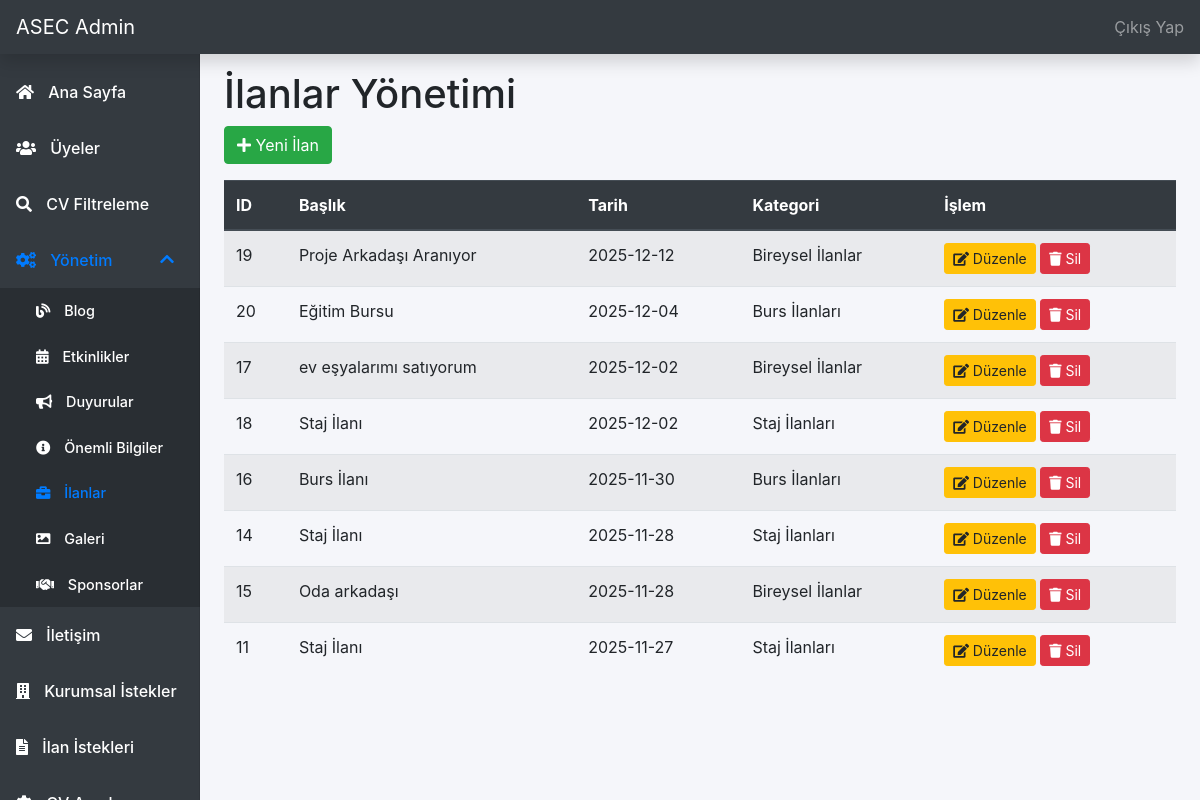
Page /admin/ilanlar-yonetim.php (signed in) on the committed database.
### tables this page shows
CREATE TABLE `ilanlar` (
  `id` int NOT NULL AUTO_INCREMENT,
  `individual_ilan_request_id` int DEFAULT NULL,
  `user_id` int DEFAULT NULL,
  `corporate_user_id` int DEFAULT NULL,
  `baslik` varchar(255) NOT NULL,
  `icerik` text,
  `tip` varchar(50) NOT NULL COMMENT 'staj, burs, bireysel',
  `sirket` varchar(255) DEFAULT NULL,
  `link` varchar(500) DEFAULT NULL,
  `tarih` date NOT NULL,
  `son_tarih` date DEFAULT NULL,
  `aktif` tinyint(1) DEFAULT '1',
  `created_at` timestamp NOT NULL DEFAULT CURRENT_TIMESTAMP,
  `updated_at` timestamp NOT NULL DEFAULT CURRENT_TIMESTAMP ON UPDATE CURRENT_TIMESTAMP,
  `lokasyon` varchar(255) DEFAULT NULL,
  `son_basvuru` date DEFAULT NULL,
  `kategori` varchar(100) NOT NULL,
  `baslik_en` varchar(255) DEFAULT NULL,
  `icerik_en` text,
  `nitelikler_en` text,
  PRIMARY KEY (`id`),
  KEY `idx_corporate_user_id` (`corporate_user_id`),
  KEY `idx_user_id` (`user_id`),
  KEY `idx_individual_ilan_request_id` (`individual_ilan_request_id`)
);

### src/admin/ilanlar-yonetim.php (the view, shortened to what this page needs)
<?php
require_once '../db.php';
$ilanlar = $pdo->query('SELECT * FROM ilanlar ORDER BY tarih DESC')->fetchAll();
?>
<?php include 'admin-header.php'; ?>
<?php include 'sidebar.php'; ?>
<main class="container-fluid">
  <div class="row">
    <div class="col-md-9 ml-sm-auto col-lg-10 px-md-4">
      <h1>İlanlar Yönetimi</h1>
      <a href="ilan-ekle.php" class="btn btn-success mb-3"><i class="fas fa-plus"></i> Yeni İlan</a>
      <table class="table table-striped admin-table">
        <thead class="thead-dark">
          <tr>
            <th>ID</th>
            <th>Başlık</th>
            <th>Tarih</th>
            <th>Kategori</th>
            <th>İşlem</th>
          </tr>
        </thead>
        <tbody>
            <?php if(empty($ilanlar)): ?>
            <tr>
                <td colspan="5" class="text-center">Henüz ilan eklenmemiş.</td>
            </tr>
            <?php else: ?>
            <?php foreach($ilanlar as $ilan): ?>
            <tr>
                <td><?= htmlspecialchars($ilan['id']) ?></td>
                <td><?= htmlspecialchars($ilan['baslik']) ?></td>
                <td><?= htmlspecialchars($ilan['tarih']) ?></td>
                <td><?= htmlspecialchars($ilan['kategori']) ?></td>
                <td>
                    <a href="ilan-duzenle.php?id=<?= $ilan['id'] ?>" class="btn btn-warning btn-sm"><i class="fas fa-edit"></i> Düzenle</a>
                    <a href="ilan-sil.php?id=<?= $ilan['id'] ?>" class="btn btn-danger btn-sm" onclick="return confirm('Silmek istediğinize emin misiniz?')"><i class="fas fa-trash"></i> Sil</a>
                </td>
            </tr>
            <?php endforeach; ?>
            <?php endif; ?>
        </tbody>
      </table>
    </div>
  </div>
</main>
</body>
</html>

### src/admin/admin-header.php (style rules this page uses)
body { background: #f5f6fa; }
.container, main { margin-left: 240px; padding-top: 70px; }

### rows in the picture
ilanlar: id "19", baslik "Proje Arkadaşı Aranıyor", tarih "2025-12-12", kategori "Bireysel İlanlar"
ilanlar: id "20", baslik "Eğitim Bursu", tarih "2025-12-04", kategori "Burs İlanları"
ilanlar: id "17", baslik "ev eşyalarımı satıyorum", tarih "2025-12-02", kategori "Bireysel İlanlar"
ilanlar: id "18", baslik "Staj İlanı", tarih "2025-12-02", kategori "Staj İlanları"
ilanlar: id "16", baslik "Burs İlanı", tarih "2025-11-30", kategori "Burs İlanları"
ilanlar: id "14", baslik "Staj İlanı", tarih "2025-11-28", kategori "Staj İlanları"
ilanlar: id "15", baslik "Oda arkadaşı", tarih "2025-11-28", kategori "Bireysel İlanlar"
ilanlar: id "11", baslik "Staj İlanı", tarih "2025-11-27", kategori "Staj İlanları"
